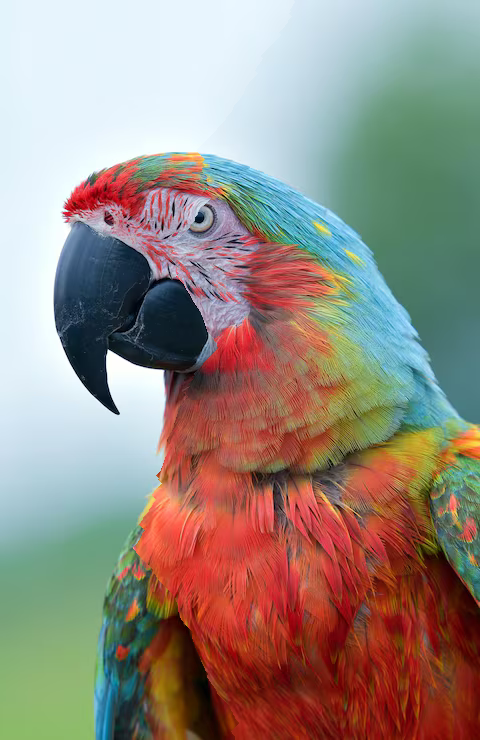
#> input picture images/angry_parrot.png, 480 x 740 px
$ python -i seam_carving.py   (imports and definitions only)   (older library calls are emulated)
#> lines starting #> are read from the running program, lines starting #| are printed output that depends on the picture
#> further down, picture is the input picture: shape (740, 480, 3); mean B, G, R 129.2, 138.5, 150.9
import numpy as np
import cv2
import sys
import os

image_name = sys.argv[1]
filepath = "./images"
# [4 lines not run here, left out]

# [1 line that did not run here, left out]
# [1 line not run here, left out]
expected_size = [int(sys.argv[2]), int(sys.argv[3])]
# [5 lines not run here, left out]

def show_image(image):
    cv2.imshow('image',image)
    cv2.waitKey(0)

# [68 lines left out: functions show_seam_and_carve, find_seam, carve, remove, paint_red, not called in this run]

def energy_map(image):
    gray = cv2.cvtColor(image, cv2.COLOR_BGR2GRAY)
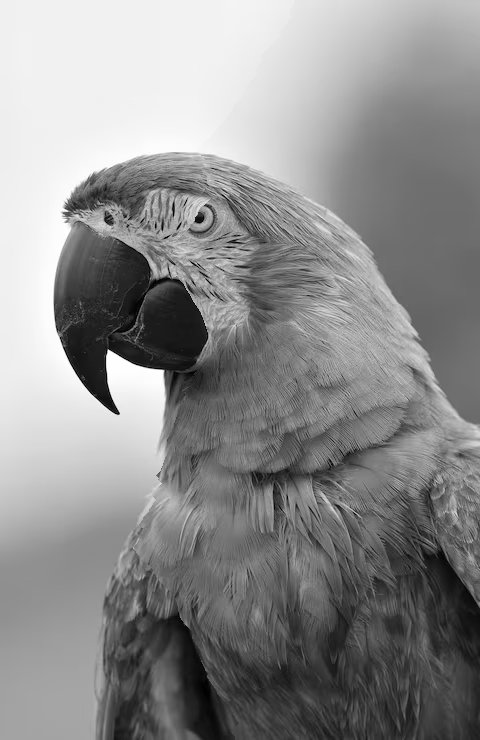
#> gray: shape (740, 480); min 0, max 255, mean 141.2
    sobelX = cv2.Sobel(gray, cv2.CV_64F, 1, 0, ksize=3)
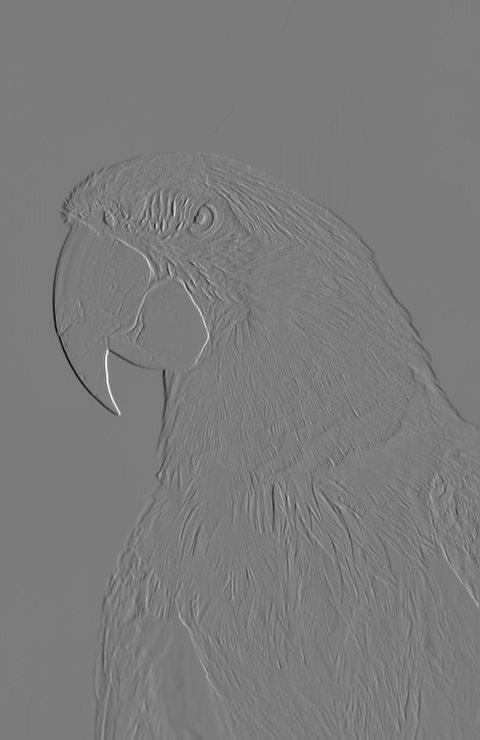
#> sobelX: shape (740, 480) float64; min -941, max 995, mean -1.7; drawn with min black and max white
    sobelY = cv2.Sobel(gray, cv2.CV_64F, 0, 1, ksize=3)
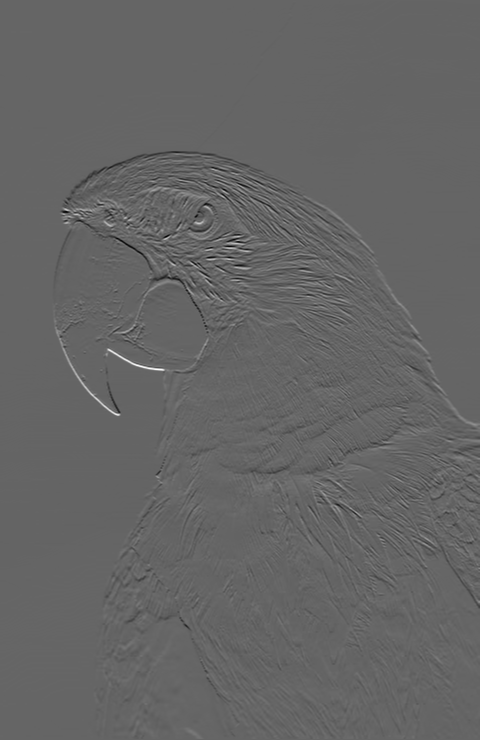
#> sobelY: shape (740, 480) float64; min -667, max 1007, mean -1.6; drawn with min black and max white

    energy = np.sqrt(sobelX**2 + sobelY**2)
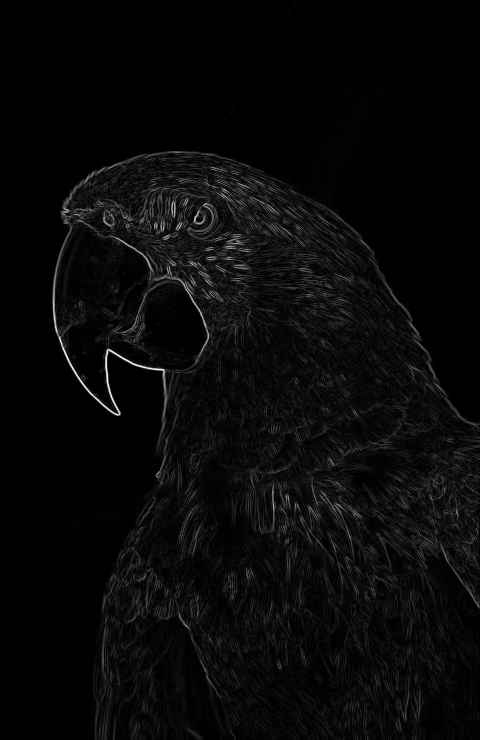
#> energy: shape (740, 480) float64; min 0, max 1021.4, mean 37.1; drawn with min black and max white
    energy = energy**2
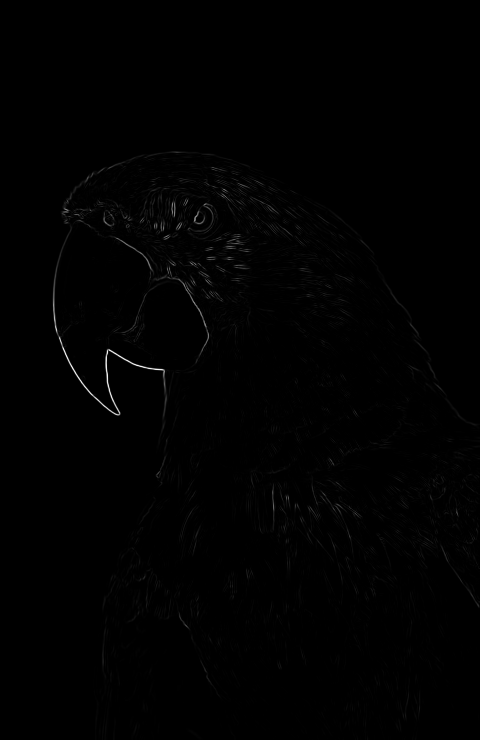
#> energy: shape (740, 480) float64; min 0, max 1043360, mean 5559.2; drawn with min black and max white
    return energy

# [15 lines not run here, left out]

>>> import cv2
>>> picture = cv2.imread('images/angry_parrot.png')
>>> result = energy_map(picture)
